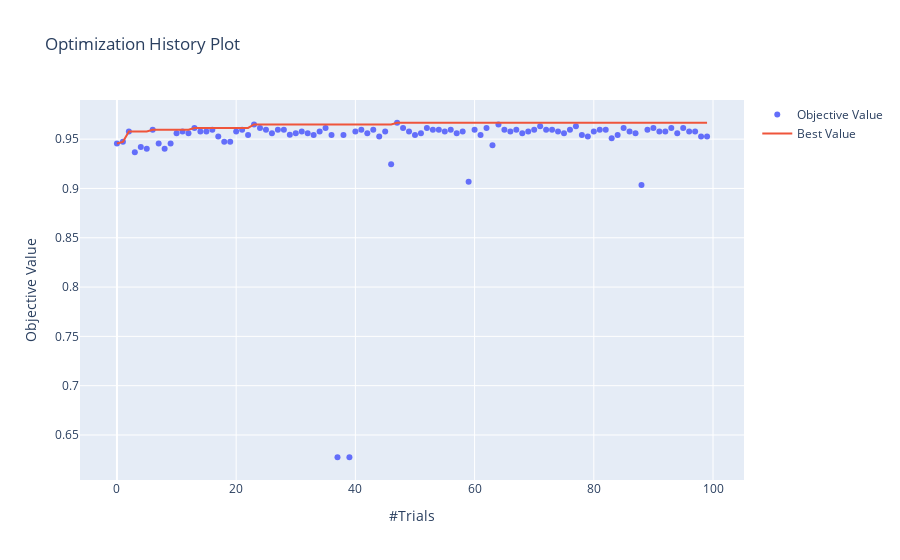

Source (notebook cell):
### Code cell
# Visualize the optimization history.
from optuna.visualization import plot_optimization_history

plot_optimization_history(study).show()
